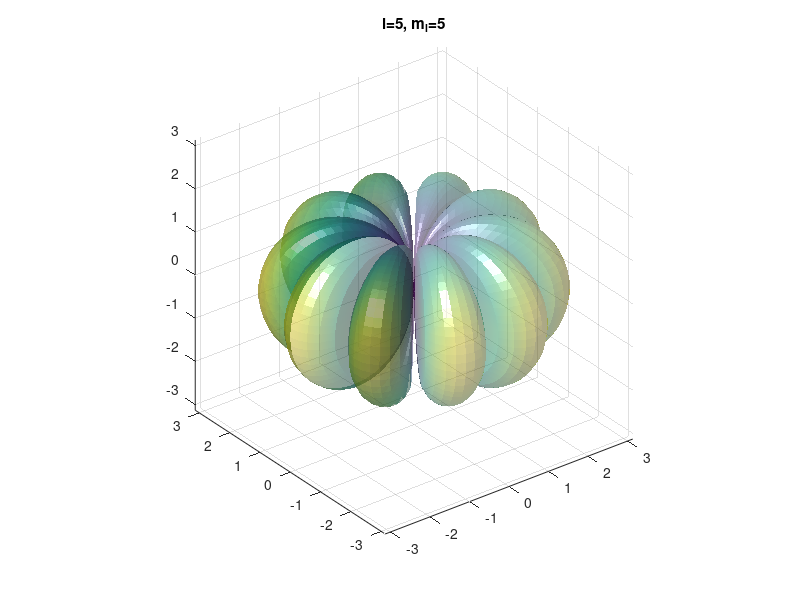

Here is the MATLAB script that generated this plot:

%%%%%%%%%%%%%%%%%%%%%%%%%%%%%%%%%%%%%%%%%%%%%%%%%%%%%%%%%%%%%%%%%%%%%%%%%%%
%                     Spherical Harmonic Function Plot                    %
%                      2021/6  PHY104 Modern Physics                      %
%                          Written by Guo Yiming                          %
%                                PHY2009481                               %
%                                                                         %
%%%%%%%%%%%%%%%%%%%        wait for input ell,ml    %%%%%%%%%%%%%%%%%%%%%%%
ell=input('(ell)=');
m=input('(m_l)=');

%%%%%%%%%%%%%%%%%%%    Check if the put is valid     %%%%%%%%%%%%%%%%%%%%%%

if mod(ell,1)==0
elseif mod(ell,1)~=0 disp('ell not Integer[ FAIL ]'), return
elseif ell==0
end

if ell/abs(ell)==1
elseif ell==0
elseif ell/abs(ell)~=0 disp('ell is Negative[ FAIL ]'), return
end

if mod(m,1)==0
elseif mod(m,1)~=0 disp('m not integer[ FAIL ]'), return
end

if ell >= abs(m)
elseif abs(m) >= ell disp('wtf m>ell[ FAIL ]'), return
end

theta = [0 : 50]' *pi/50;
phi   =[-50 : 50]  *pi/50;
absm=abs(m);

%%%%%%%%%%%%%%%              Processing Data             %%%%%%%%%%%%%%%%%%
%  Create the surface of Re Ylm(theta,phi)/r^(l+1) = 1;
%  Solves for r on a theta, phi grid
gamma = 1/(ell+1);
all = legendre(ell, cos(theta));
if (ell == 0) all=all'; end
Y = all(absm+1, :)' * cos(absm*phi);
[A,B]=size(Y);
r = (abs(Y) .^ gamma); %

%%%%%%%%%%%%%%%%                 Ploting               %%%%%%%%%%%%%%%%%%%%
%Spherical2C
X =  r.* (sin(theta)*cos(phi)) ;
Y =  r.* (sin(theta)*sin(phi));
Z =  r.* (cos(theta)*ones(size(phi)));
C = r.^2;

figure('Name','Spherical Harmonic Function','NumberTitle','off')
surf(X, Y, Z,C,'FaceColor','texturemap','FaceAlpha',0.5,'FaceLighting','flat') %
shading interp
h=camlight('left');
grid on
axis on
axis equal
axis vis3d
ti=['l=' int2str(ell) ', m_l=' int2str(m)];
title(ti);



%  Rotate graph
%for i=1:60;
%	camorbit(1,0,'data',[0 0 1])
%    drawnow
%end


